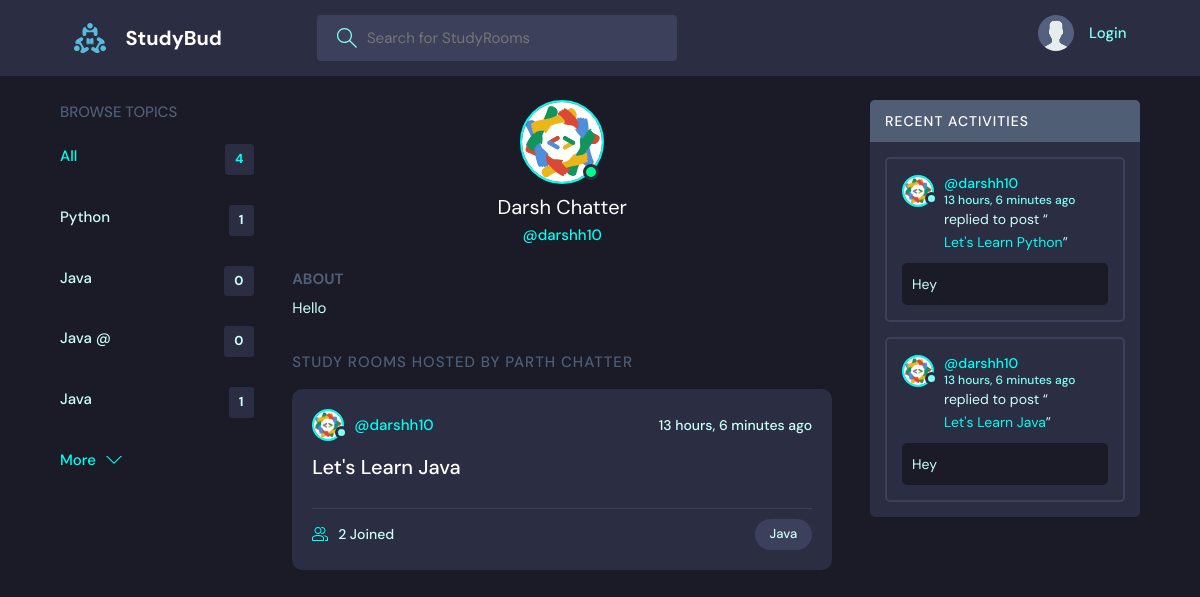
The app's page /profile/2/ with its own data.
### base/models.py (models this page shows, shortened)
class Topic(models.Model):
    name = models.CharField(max_length=200)

class User(AbstractUser):
    name = models.CharField(max_length=200, null=True)
    email = models.EmailField(unique=True, null=True)
    bio = models.TextField(null=True)
    avatar = models.ImageField(null=True, default="avatar.svg")
    USERNAME_FIELD = 'email'
    REQUIRED_FIELDS = []

class Room(models.Model):
    host = models.ForeignKey(User, on_delete=models.SET_NULL, null=True)
    topic = models.ForeignKey(Topic, on_delete=models.SET_NULL, null=True)
    name = models.CharField(max_length=200)
    description = models.TextField(null=True, blank=True)
    participants = models.ManyToManyField(
        User, related_name='participants', blank=True)
    updated = models.DateTimeField(auto_now=True)
    created = models.DateTimeField(auto_now_add=True)
    class Meta:
        ordering = ['-updated', '-created']
    def __str__(self):
        return self.name

class Message(models.Model):
    user = models.ForeignKey(User, on_delete=models.CASCADE)
    room = models.ForeignKey(Room, on_delete=models.CASCADE)
    body = models.TextField()
    updated = models.DateTimeField(auto_now=True)
    created = models.DateTimeField(auto_now_add=True)
    class Meta:
        ordering = ['-updated', '-created']

### base/views.py (the view)
# urls.py: path('profile/<str:pk>/', views.userProfile, name="user-profile"),
def userProfile(request, pk):
    user = User.objects.get(id=pk)
    rooms = user.room_set.all()
    room_messages = user.message_set.all()
    topics = Topic.objects.all()
    context = {'user': user, 'rooms': rooms,
               'room_messages': room_messages, 'topics': topics}
    return render(request, 'base/profile.html', context)

### base/templates/base/profile.html (shortened to what this page needs)
{% extends 'main.html' %}
{% block content %}
<main class="profile-page layout layout--3">
  <div class="container">
    {% include 'base/topics_component.html' %}
    <div class="roomList">
      <div class="profile">
        <div class="profile__avatar">
          <div class="avatar avatar--large active">
            <img src="{{user.avatar.url}}" />
          </div>
        </div>
        <div class="profile__info">
          <h3>{{user.name}}</h3>
          <p>@{{user.username}}</p>
        </div>
        <div class="profile__about">
          <h3>About</h3>
          <p>
            {{user.bio}}
          </p>
        </div>
      </div>
      <div class="roomList__header">
        <div>
          <h2>Study Rooms Hosted by Parth Chatter</a>
          </h2>
        </div>
      </div>
      {% include 'base/feed_component.html' %}
    </div>
    {% include 'base/activity_component.html' %}
  </div>
</main>
{% endblock content %}

### templates/main.html (shortened to what this page needs)
<!DOCTYPE html>
{% load static %}
<html lang="en">
<head>
    <link rel="stylesheet" href="{% static 'styles/style.css' %}" />
</head>
<body>
    {% include 'navbar.html' %}
    {% block content %}
    {% endblock %}
</body>
</html>

### templates/navbar.html (shortened to what this page needs)
{% load static %}
<header class="header header--loggedIn">
    <div class="container">
        <a href="{% url 'home' %}" class="header__logo">
            <img src="{% static 'images/logo.svg' %}" />
            <h1>StudyBud</h1>
        </a>
        <form class="header__search" method="GET" action="{% url 'home' %}">
            <label>
                <input name="q" placeholder="Search for StudyRooms" />
            </label>
        </form>
        <nav class="header__menu">
            {% if request.user.is_authenticated %}
            <div class="header__user">
                <a href="{% url 'update-user' %}">
                    <div class="avatar avatar--medium active">
                        <img src="{{request.user.avatar.url}}" />
                    </div>
                    <p>{{request.user.username}} <span>@{{request.user.username}}</span></p>
                </a>
                <button class="dropdown-button">
                    <svg version="1.1" xmlns="http://www.w3.org/2000/svg" width="32" height="32" viewBox="0 0 32 32">
                        <title>chevron-down</title>
                        <path d="M16 21l-13-13h-3l16 16 16-16h-3l-13 13z"></path>
                    </svg>
                </button>
            </div>
            {% else %}
            <a href="{% url 'login' %}">
                <img src="{% static 'images/avatar.svg' %}" />
                <p>Login</p>
            </a>
            {% endif %}
        </nav>
    </div>
</header>

### base/templates/base/topics_component.html
<div class="topics">
    <div class="topics__header">
        <h2>Browse Topics</h2>
    </div>
    <ul class="topics__list">
        <li>
            <a href="{% url 'home' %}" class="active">All <span>{{topics.count}}</span></a>
        </li>
        {% for topic in topics %}
        <li>
            <a href="{% url 'home' %}?q={{topic.name}}">{{topic.name}}<span>{{topic.room_set.all.count}}</span></a>
        </li>
        {% endfor %}
    </ul>
    <a class="btn btn--link" href="{% url 'topics' %}">
        More
        <svg version="1.1" xmlns="http://www.w3.org/2000/svg" width="32" height="32" viewBox="0 0 32 32">
            <title>chevron-down</title>
            <path d="M16 21l-13-13h-3l16 16 16-16h-3l-13 13z"></path>
        </svg>
    </a>
</div>

### base/templates/base/feed_component.html (shortened to what this page needs)
{% for room in rooms %}
<div class="roomListRoom">
    <div class="roomListRoom__header">
        <a href="{% url 'user-profile' room.host.id %}" class="roomListRoom__author">
            <div class="avatar avatar--small">
                <img src="{{room.host.avatar.url}}" />
            </div>
            <span>@{{room.host.username}}</span>
        </a>
        <div class="roomListRoom__actions">
            <span>{{room.created|timesince}} ago</span>
        </div>
    </div>
    <div class="roomListRoom__content">
        <a href="{% url 'room' room.id %}">{{room.name}}</a>
    </div>
    <div class="roomListRoom__meta">
        <a href="{% url 'room' room.id %}" class="roomListRoom__joined">
            {{room.participants.all.count}} Joined
        </a>
        <p class="roomListRoom__topic">{{room.topic.name}}</p>
    </div>
</div>
{% endfor %}

### base/templates/base/activity_component.html (shortened to what this page needs)
<div class="activities">
    <div class="activities__header">
        <h2>Recent Activities</h2>
    </div>
    {% for message in room_messages %}
    <div class="activities__box">
        <div class="activities__boxHeader roomListRoom__header">
            <a href="{% url 'user-profile' message.user.id %}" class="roomListRoom__author">
                <div class="avatar avatar--small">
                    <img src="{{message.user.avatar.url}}" />
                </div>
                <p>
                    @{{message.user.username}}
                    <span>{{message.created|timesince}} ago</span>
                </p>
            </a>
        </div>
        <div class="activities__boxContent">
            <p>replied to post “<a href="{% url 'room' message.room.id %}">{{message.room}}</a>”</p>
            <div class="activities__boxRoomContent">{{message.body}}</div>
        </div>
    </div>
    {% endfor %}
</div>

### records on screen
Topic: name "Python", room_set.all.count "1"
Topic: name "Java", room_set.all.count "0"
Topic: name "Java @", room_set.all.count "0"
Topic: name "Java", room_set.all.count "1"
User: avatar (picture), name "Darsh Chatter", username "darshh10", bio "Hello"
Room: host.avatar (picture), host.username "darshh10", created "13 hours, 6 minutes", name "Let's Learn Java", participants.all.count "2", topic.name "Java"
Message: user.avatar (picture), user.username "darshh10", created "13 hours, 6 minutes", room "Let's Learn Python", body "Hey"
Message: user.avatar (picture), user.username "darshh10", created "13 hours, 6 minutes", room "Let's Learn Java", body "Hey"

### other values on screen
{{ topics.count }} "4"
